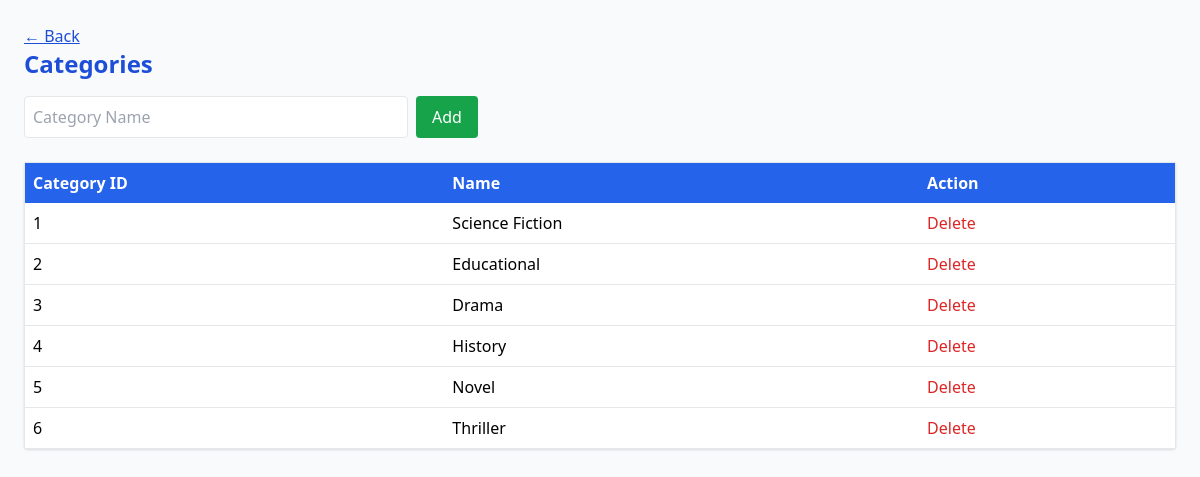
/categories.php, run on the app's committed database.
### tables this page shows
CREATE TABLE `category` (
  `category_id` int(11) NOT NULL,
  `name` varchar(100) NOT NULL
);

### categories.php (the view, shortened to what this page needs)
<?php include 'config.php'; ?>
<!DOCTYPE html>
<html lang="en">
<head>
  <script src="https://cdn.tailwindcss.com"></script>
  <link rel="stylesheet" href="style.css">
</head>
<body class="bg-gray-50 p-6">
  <a href="index.php" class="text-blue-700 underline">← Back</a>
  <h1 class="text-2xl font-bold mb-4 text-blue-700">Categories</h1>
  <form action="add_record.php" method="POST" class="mb-6 flex flex-wrap gap-2">
    <input name="name" placeholder="Category Name" class="border p-2 rounded w-1/3">
    <button class="bg-green-600 text-white px-4 rounded hover:bg-green-700">Add</button>
  </form>
  <table class="w-full border bg-white rounded shadow">
    <tr class="bg-blue-600 text-white text-left">
      <th class="p-2">Category ID</th>
      <th class="p-2">Name</th>
      <th class="p-2">Action</th>
    </tr>
    <?php
    $res = $conn->query("SELECT * FROM CATEGORY");
    while ($row = $res->fetch_assoc()) {
        echo "<tr class='border-b hover:bg-gray-100'>";
        echo "<td class='p-2'>{$row['category_id']}</td>";
        echo "<td class='p-2'>{$row['name']}</td>";
        echo "<td class='p-2'><a href='delete_record.php?table=category&id={$row['category_id']}' class='text-red-600 hover:underline'>Delete</a></td>";
        echo "</tr>";
    }
    ?>
  </table>
</body>
</html>

### data on the page
category: category_id "1", name "Science Fiction"
category: category_id "2", name "Educational"
category: category_id "3", name "Drama"
category: category_id "4", name "History"
category: category_id "5", name "Novel"
category: category_id "6", name "Thriller"
